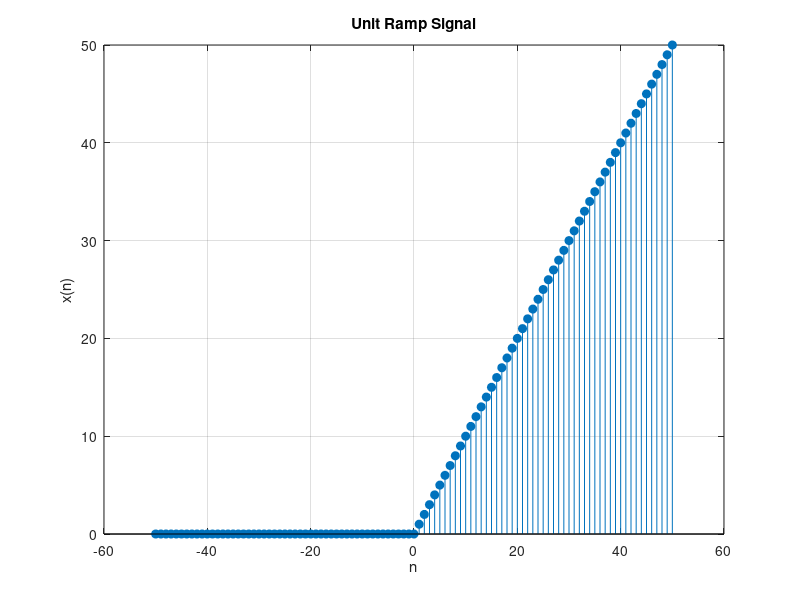

MATLAB code for this plot:
% Program for unit ramp
clear;
close all;
clc;

n = -50:50;
for n1=1:101
    if (n1>=51)    
      x(n1) = n1-51;
    else
      x(n1) = 0;  
    end
end    
stem(n, x, 'filled');
xlabel('n');
ylabel('x(n)');
title('Unit Ramp Signal');
grid on;
